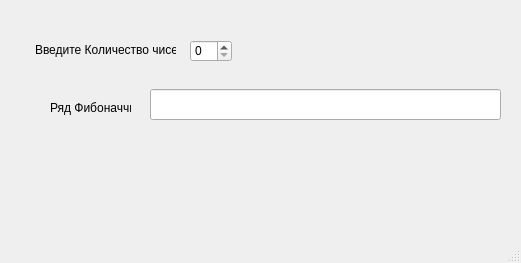
<?xml version="1.0" encoding="UTF-8"?>
<ui version="4.0">
 <class>Fibonachi</class>
 <widget class="QMainWindow" name="Fibonachi">
  <property name="geometry">
   <rect>
    <x>0</x>
    <y>0</y>
    <width>521</width>
    <height>263</height>
   </rect>
  </property>
  <property name="windowTitle">
   <string>MainWindow</string>
  </property>
  <widget class="QWidget" name="centralwidget">
   <widget class="QLabel" name="label">
    <property name="geometry">
     <rect>
      <x>35</x>
      <y>40</y>
      <width>141</width>
      <height>20</height>
     </rect>
    </property>
    <property name="text">
     <string>Введите Количество чисел</string>
    </property>
   </widget>
   <widget class="QSpinBox" name="sp1">
    <property name="geometry">
     <rect>
      <x>190</x>
      <y>40</y>
      <width>42</width>
      <height>22</height>
     </rect>
    </property>
   </widget>
   <widget class="QLabel" name="label_2">
    <property name="geometry">
     <rect>
      <x>50</x>
      <y>100</y>
      <width>81</width>
      <height>16</height>
     </rect>
    </property>
    <property name="text">
     <string>Ряд Фибоначчи</string>
    </property>
   </widget>
   <widget class="QLineEdit" name="lineEdit">
    <property name="geometry">
     <rect>
      <x>150</x>
      <y>89</y>
      <width>351</width>
      <height>31</height>
     </rect>
    </property>
   </widget>
  </widget>
  <widget class="QMenuBar" name="menubar">
   <property name="geometry">
    <rect>
     <x>0</x>
     <y>0</y>
     <width>521</width>
     <height>21</height>
    </rect>
   </property>
  </widget>
  <widget class="QStatusBar" name="statusbar"/>
 </widget>
 <resources/>
 <connections/>
</ui>
